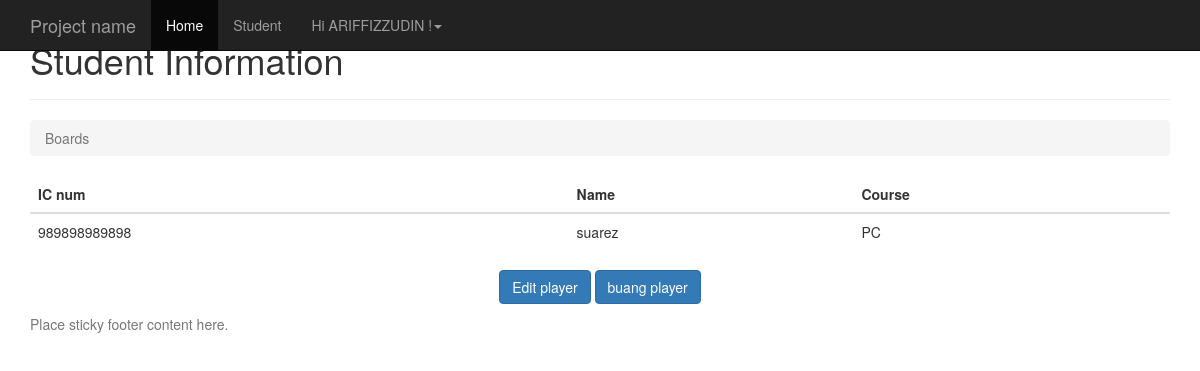
Before: /6/ (signed in) with the older database file.
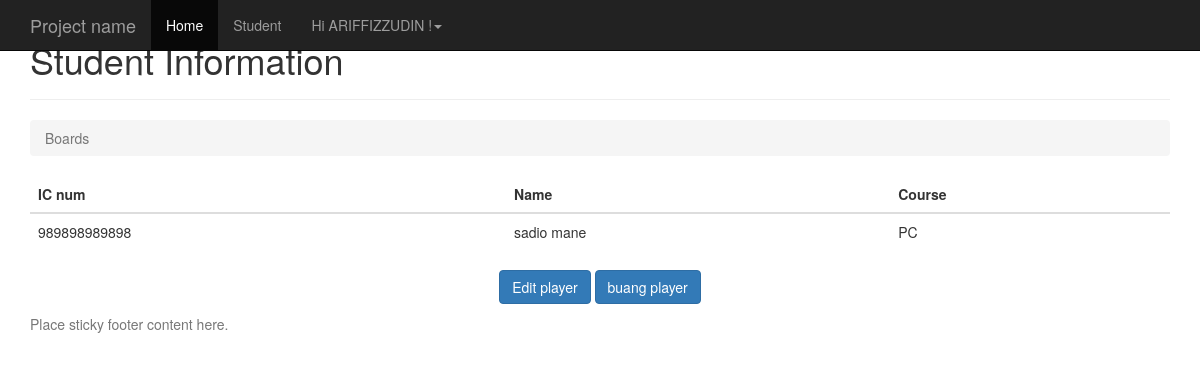
After: the same page with the newer database file.
### student/models.py (models this page shows, shortened)
class Student(models.Model):
	PROGRAMMING = 'PR'
	NETWORKING = 'NT'
	PCTECH = 'PC'
	COURSE_CHOICES = (
		(PROGRAMMING,'Programming'),
		(NETWORKING,'Networking'),
		(PCTECH,'PC Technician'),
	)
	icnum = models.CharField('IC Number',max_length=12,unique=True,blank=False,null=False)
	name = models.CharField('name',max_length=300,blank=False,null=False)
	course = models.CharField('Coursework',max_length=2,choices=COURSE_CHOICES,default=PCTECH)
	createdby = models.ForeignKey('auth.User',on_delete=models.CASCADE)
	created_date = models.DateTimeField('Created Date',auto_now_add=True)

### student/views.py (the view)
# urls.py: url(r'^(?P<pk>\d+)/$', views.student_detail, name='student_detail'),
@login_required(login_url='/accounts/login/')
def student_detail(request,pk):
    student = get_object_or_404(Student, pk=pk)
    return render(request, 'student/student_detail.html', {'student': student})

### templates/student/student_detail.html
{% extends 'base.html' %}
{% block content %}
      <div class="page-header">
        <h1>Student Information</h1>
      </div>
      <ol class="breadcrumb my-4">
        <li class="breadcrumb-item active">Boards</li>
      </ol>
      <table class="table">
        <thead class="thead-inverse">
          <tr>
            <th>IC num</th>
            <th>Name</th>
            <th>Course</th>
          </tr>
        </thead>
        <tbody>
            <tr>
              <td>
                {{ student.icnum }}
              </td>
              <td class="align-middle">{{ student.name }}</td>
              <td class="align-middle">{{ student.course }}</td>
            </tr>
        </tbody>
	  </table>
     <p class="text-center">
      <a href="{% url 'student_edit' student.pk %}" class="btn btn-primary" >Edit player</a>
      <a href="{% url 'student_remove' student.pk %}" class="btn btn-primary" >buang player</a>
    </p>
{% endblock %}

Changed rows visible on the page:
changed Student "PC": name "suarez" → "sadio mane"
